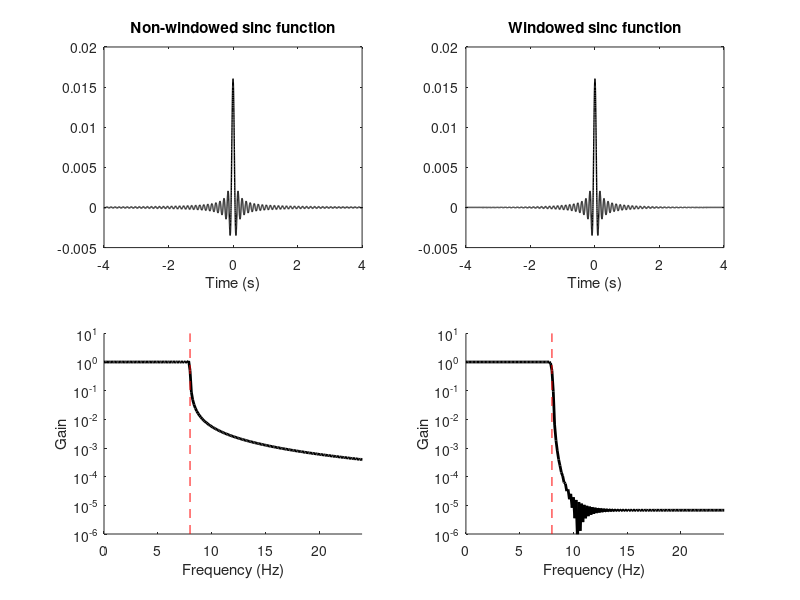
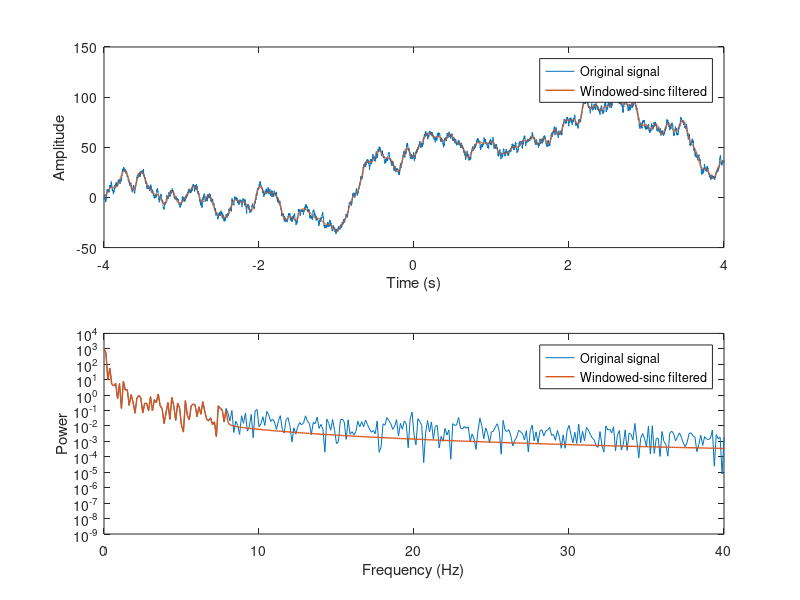
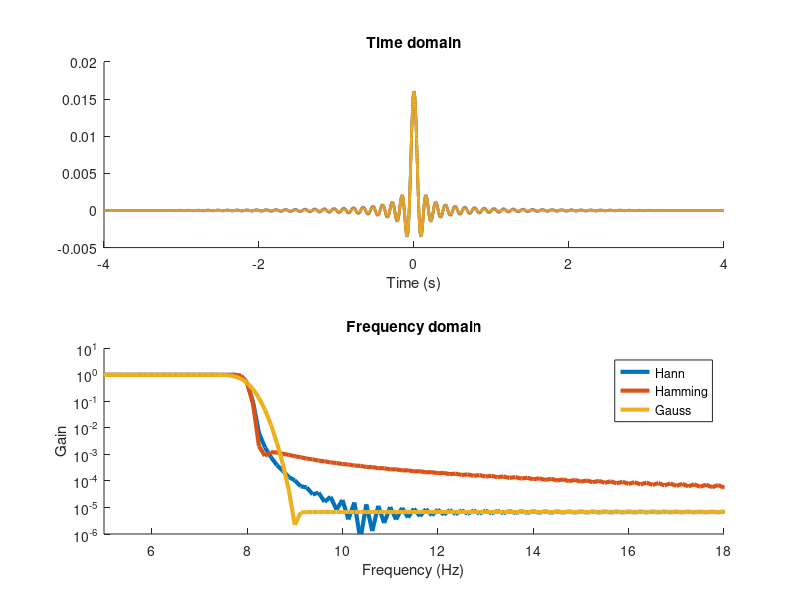

Recreate these plots in MATLAB, in order.
%% Filtering
% Windowed-sinc filters
%%
srate = 1000;
time  = -4:1/srate:4;
pnts  = length(time);

f = 8;
sincfilt = sin(2*pi*f*time) ./ time;

% Adjust NaN and normalize filter to unit-gain
sincfilt(~isfinite(sincfilt)) = max(sincfilt);
sincfilt = sincfilt./sum(sincfilt);

% Windowed sinc filter
sincfiltW = sincfilt .* hann(pnts)';

%%% Plotting
figure(1), clf

% Sinc filter
subplot(221)
plot(time,sincfilt,'k','linew',1)
xlabel('Time (s)')
title('Non-windowed sinc function')

subplot(223), hold on
hz = linspace(0,srate/2,floor(pnts/2)+1);
pw = abs(fft(sincfilt));
plot(hz,pw(1:length(hz)),'k','linew',2)
set(gca,'xlim',[0 f*3],'YScale','lo','ylim',[10e-7 10])
plot([1 1]*f,get(gca,'ylim'),'r--')
xlabel('Frequency (Hz)'), ylabel('Gain')

% Plot the windowed sinc filter
subplot(222)
plot(time,sincfiltW,'k','linew',1)
xlabel('Time (s)')
title('Windowed sinc function')

subplot(224), hold on
hz = linspace(0,srate/2,floor(pnts/2)+1);
pw = abs(fft(sincfiltW));
plot(hz,pw(1:length(hz)),'k','linew',2)
set(gca,'xlim',[0 f*3],'YScale','lo','ylim',[10e-7 10])
plot([1 1]*f,get(gca,'ylim'),'r--')
xlabel('Frequency (Hz)'), ylabel('Gain')

%% Apply the filter to noise
% Generate data as integrated noise
data = cumsum( randn(pnts,1) );

% Reflection
datacat = [data; data(end:-1:1)];

% Apply filter (zero-phase-shift)
dataf = filter(sincfiltW,1,datacat);
dataf = filter(sincfiltW,1,dataf(end:-1:1));

% Flip forwards and remove reflected points
dataf = dataf(end:-1:pnts+1);

% Compute spectra of original and filtered signals
hz = linspace(0,srate/2,floor(pnts/2)+1);
powOrig = abs(fft(data)/pnts).^2;
powFilt = abs(fft(dataf)/pnts).^2;

% Plot
figure(2), clf
subplot(211)
plot(time,data, time,dataf,'linew',1)
xlabel('Time (s)'), ylabel('Amplitude')
legend({'Original signal';'Windowed-sinc filtered'})
zoom on

% Plot original and filtered spectra
subplot(212)
plot(hz,powOrig(1:length(hz)), hz,powFilt(1:length(hz)), 'linew',1)
set(gca,'xlim',[0 40],'YScale','log')
xlabel('Frequency (Hz)'), ylabel('Power')
legend({'Original signal';'Windowed-sinc filtered'})

%% With different windowing functions
sincfiltW = cell(3,1);

tapernames = {'Hann';'Hamming';'Gauss'};

% With Hann taper
%sincfiltW{1} = sincfilt .* hann(pnts)';
hannw = .5 - cos(2*pi*linspace(0,1,pnts))./2;
sincfiltW{1} = sincfilt .* hannw;

% With Hamming taper
%sincfiltW{2} = sincfilt .* hamming(pnts)';
hammingw = .54 - .46*cos(2*pi*linspace(0,1,pnts));
sincfiltW{2} = sincfilt .* hammingw;

% With Gaussian taper
sincfiltW{3} = sincfilt .* exp(-time.^2);

figure(3), clf

for filti=1:length(sincfiltW)
    subplot(211), hold on
    plot(time,sincfiltW{filti},'linew',2)
    xlabel('Time (s)'), title('Time domain')
    
    subplot(212), hold on
    hz = linspace(0,srate/2,floor(pnts/2)+1);
    pw = abs(fft(sincfiltW{filti}));
    plot(hz,pw(1:length(hz)),'linew',3)
    set(gca,'xlim',[f-3 f+10],'YScale','lo','ylim',[10e-7 10])
    xlabel('Frequency (Hz)'), ylabel('Gain')
    title('Frequency domain')
    
end

legend(tapernames)

%% end.